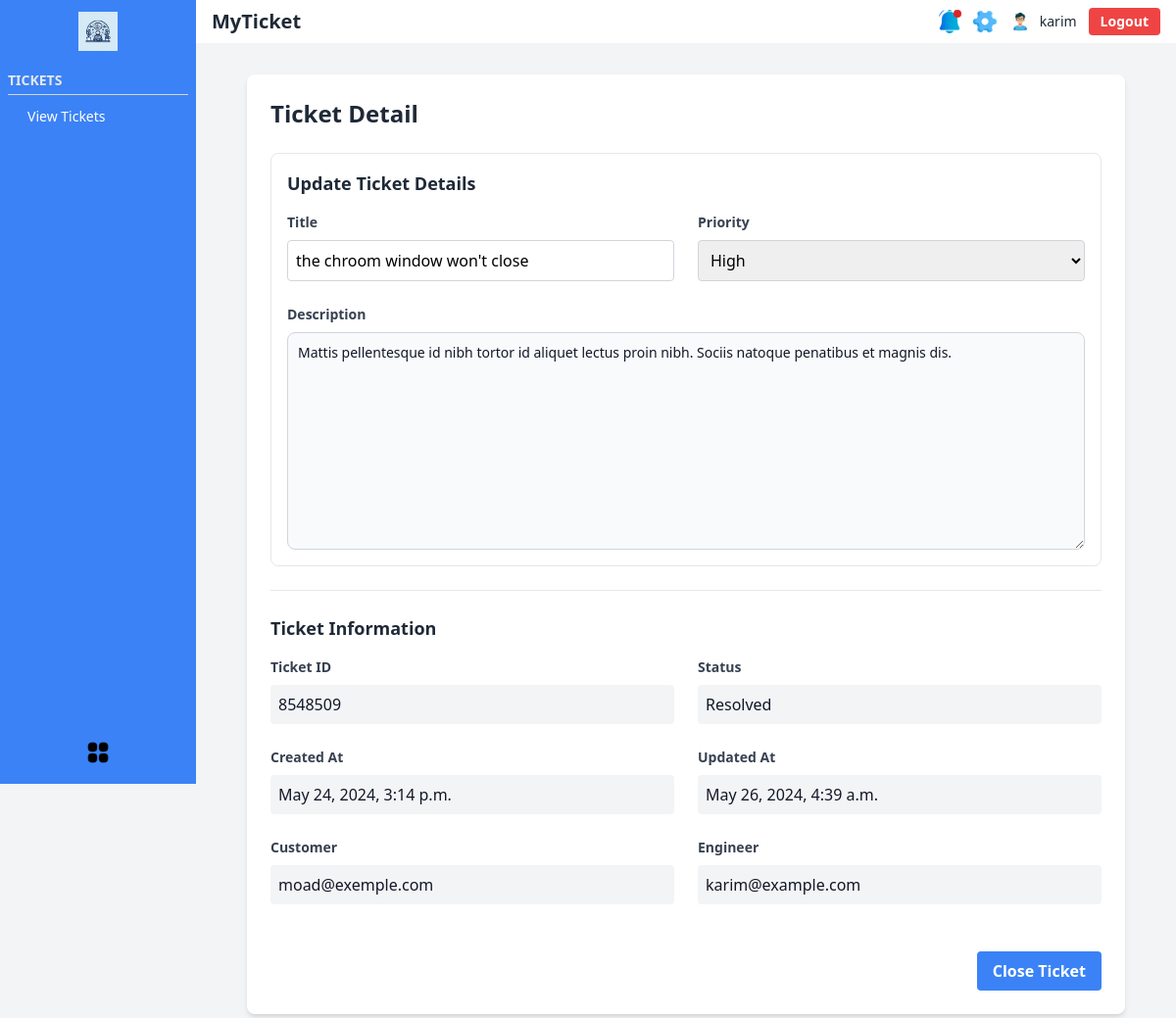
Page /detail-ticket/8548509 (signed in) on the committed database.
### users/models.py (models this page shows, shortened)
class CustomUser(AbstractUser):
    ROLE_CHOICES = [
        ('admin', 'Admin'),
        ('engineer', 'Engineer'),
        ('customer', 'Customer')
    ]
    role = models.CharField(max_length=10, choices=ROLE_CHOICES)
    email = models.EmailField(unique=True)
    def __str__(self):
        return self.email
    @property
    def is_engineer(self):
        return self.role == 'engineer'
    @property
    def is_customer(self):
        return self.role == 'customer'

### tickets/models.py (models this page shows, shortened)
class Ticket(models.Model):
    ticket_id = models.CharField(max_length=7, unique=True, null=True)
    title = models.CharField(max_length=255)
    description = models.TextField()
    status = models.IntegerField(choices=TICKET_STATUS_CHOICES, default=1)
    priority = models.IntegerField(choices=TICKET_PRIORITY_CHOICES, default=1)
    created_at = models.DateTimeField(auto_now_add=True)
    updated_at = models.DateTimeField(auto_now=True)
    customer = models.ForeignKey(User, on_delete=models.CASCADE, related_name='customer_tickets')
    engineer = models.ForeignKey(User, on_delete=models.DO_NOTHING, related_name='engineer_tickets', null=True)
    def get_status_display(self):
        return dict(TICKET_STATUS_CHOICES).get(self.status, 'Unknown')

### tickets/views.py (the view)
# urls.py: path('detail-ticket/<str:ticket_id>', views.detail_tickets, name='detail-ticket'),
def detail_tickets(request, ticket_id):
    ticket = get_object_or_404(Ticket, ticket_id=ticket_id)
    if request.user.is_customer and ticket.customer == request.user:
        form = TicketForm(instance=ticket)
    elif request.user.is_engineer and ticket.engineer == request.user:
        form = TicketForm(instance=ticket)
    else:
        return HttpResponse('Unauthorized', status=401)
    return render(request, 'ticket/detail_ticket.html', {'form': form, 'ticket': ticket})

### tickets/forms.py
class TicketForm(forms.ModelForm):
    class Meta:
        model = Ticket
        fields = ['title', 'description', 'priority']

### templates/ticket/detail_ticket.html (shortened to what this page needs)
{% extends 'base.html' %}
{% load widget_tweaks %}
{% block content %}
    <div class="max-w-4xl mx-auto mt-2 p-6 bg-white rounded-lg shadow-md">
        <h2 class="text-2xl font-bold text-gray-800 mb-6">Ticket Detail</h2>
        <form method="POST" action="{% url 'update-ticket' ticket.ticket_id %}" id="ticket-detail-form"
              class="space-y-6">
            <div class="border border-gray-200 rounded-lg p-4">
                <h3 class="text-lg font-semibold text-gray-800 mb-4">Update Ticket Details</h3>
                <div class="grid grid-cols-1 md:grid-cols-2 gap-6">
                    <div>
                        <label class="block text-gray-700 text-sm font-bold mb-2">Title</label>
                        {% render_field form.title class="form-input border border-gray-300 rounded p-2 w-full" %}
                    </div>
                    <div>
                        <label class="block text-gray-700 text-sm font-bold mb-2">Priority</label>
                        {% render_field form.priority class="form-select border border-gray-300 rounded p-2 w-full" %}
                    </div>
                    <div class="md:col-span-2">
                        <label class="block text-gray-700 text-sm font-bold mb-2">Description</label>
                        {% render_field form.description class="block p-2.5 w-full text-sm text-gray-900 bg-gray-50 rounded-lg border border-gray-300 focus:ring-blue-500 focus:border-blue-500 dark:bg-gray-700 dark:border-gray-600 dark:placeholder-gray-400 dark:text-white dark:focus:ring-blue-500 dark:focus:border-blue-500" %}
                    </div>
                </div>
            </div>
            <div class="border-t border-gray-200 pt-6">
                <h3 class="text-lg font-semibold text-gray-800 mb-4">Ticket Information</h3>
                <div class="grid grid-cols-1 md:grid-cols-2 gap-6">
                    <div>
                        <label class="block text-gray-700 text-sm font-bold mb-2">Ticket ID</label>
                        <p class="p-2 bg-gray-100 rounded text-gray-900">{{ ticket.ticket_id }}</p>
                    </div>
                    <div>
                        <label class="block text-gray-700 text-sm font-bold mb-2">Status</label>
                        <p class="p-2 bg-gray-100 rounded text-gray-900">{{ ticket.get_status_display }}</p>
                    </div>
                    <div>
                        <label class="block text-gray-700 text-sm font-bold mb-2">Created At</label>
                        <p class="p-2 bg-gray-100 rounded text-gray-900">{{ ticket.created_at }}</p>
                    </div>
                    <div>
                        <label class="block text-gray-700 text-sm font-bold mb-2">Updated At</label>
                        <p class="p-2 bg-gray-100 rounded text-gray-900">{{ ticket.updated_at }}</p>
                    </div>
                    <div>
                        <label class="block text-gray-700 text-sm font-bold mb-2">Customer</label>
                        <p class="p-2 bg-gray-100 rounded text-gray-900">{{ ticket.customer }}</p>
                    </div>
                    {% if ticket.engineer %}
                        <div>
                            <label class="block text-gray-700 text-sm font-bold mb-2">Engineer</label>
                            <p class="p-2 bg-gray-100 rounded text-gray-900">{{ ticket.engineer }}</p>
                        </div>
                    {% else %}
                        <div>
                            <label class="block text-gray-700 text-sm font-bold mb-2">Engineer</label>
                            <p class="p-2 bg-gray-100 rounded text-gray-900">Engineer not assigned yet</p>
                        </div>
                    {% endif %}
                </div>
            </div>
            <div class="flex justify-end space-x-4 pt-6">
                {% if request.user.is_customer %}
                    <button class="bg-red-500 hover:bg-red-700 text-white font-bold py-2 px-4 rounded focus:outline-none focus:shadow-outline"
                            type="button" id="delete-button">
                        Delete
                    </button>
                    <button type="submit"
                            class="bg-blue-500 hover:bg-blue-700 text-white font-bold py-2 px-4 rounded focus:outline-none focus:shadow-outline">
                        Update
                    </button>
                {% elif request.user.is_engineer %}
                    <button type="submit"
                            class="bg-blue-500 hover:bg-red-700 text-white font-bold py-2 px-4 rounded focus:outline-none focus:shadow-outline">
                        Close Ticket
                    </button>
                {% endif %}
            </div>
        </form>
    </div>
{% endblock %}

### templates/base.html (shortened to what this page needs)
<!DOCTYPE html>
<html lang="en">
{% load static %}
<head>
    <link href="https://cdn.jsdelivr.net/npm/tailwindcss@2.2.19/dist/tailwind.min.css" rel="stylesheet">
</head>
<body class="bg-gray-100 flex h-screen">
<div id="sidebar"
     class="sidebar-expanded bg-blue-500 text-white flex flex-col transition-width duration-300 relative h-screen">
    <div class="flex items-center justify-center h-16">
        <img src="{% static 'images/myticket.jpg' %}" alt="MyTicket Logo" class="w-10 h-10">
    </div>
    <nav class="flex-1 px-2">
        <div class="mt-2">
            <h2 class="text-sm font-semibold uppercase text-gray-200 border-b border-gray-300 pb-1">Tickets</h2>
            <ul>
                <li class="hover:bg-blue-600">
                    <a href="{% url 'view-ticket' %}" class="flex items-center p-3">
                        <span class="ml-2 text-sm">View Tickets</span>
                    </a>
                </li>
            </ul>
        </div>
    </nav>
    <div class="flex items-center justify-center h-16 cursor-pointer absolute bottom-0 w-full"
         onclick="toggleSidebar()">
        <img src="{% static 'images/menu.png' %}" alt="Menu" class="w-6 h-6">
    </div>
</div>
<div class="flex-1 flex flex-col">
    <header class="bg-white shadow-md flex items-center justify-between px-4 py-2">
        <div class="flex items-center">
            <h1 class="text-xl font-bold text-gray-800"><a href="{% url 'dashboard' %}">MyTicket</a></h1>
        </div>
        <div class="flex items-center space-x-3">
            <div class="relative">
                <img src="{% static 'images/notification.png' %}" alt="Notifications" class="w-6 h-6 cursor-pointer">
                <span class="absolute top-0 right-0 block h-2 w-2 rounded-full bg-red-600"></span>
            </div>
            <img src="{% static 'images/settings.png' %}" alt="Settings" class="w-6 h-6 cursor-pointer">
            <div class="flex items-center">
                <img src="{% static 'images/avatar.jpg' %}" alt="User Avatar" class="w-6 h-6 rounded-full">
                <span class="ml-2 text-sm text-gray-800">{{ request.user.username }}</span>
            </div>
            <button class="ml-3 bg-red-500 hover:bg-red-700 text-white font-bold py-1 px-3 rounded text-sm focus:outline-none">
                <a href="{% url 'logout' %}">Logout</a>
            </button>
        </div>
    </header>
    <main class="flex-1 p-6 bg-gray-100">
        {% block content %}{% endblock %}
    </main>
</div>
</body>
</html>

### templates/base.html (style rules this page uses)
.sidebar-expanded { width: 200px; }

### rows in the picture
CustomUser: user.username "karim"
Ticket: title "the chroom window won't close", priority "High", description "Mattis pellentesque id nibh tortor id aliquet lectus proin nibh. Sociis natoque penatibus et magnis dis.", ticket_id "8548509", status "Resolved", created_at "May 24, 2024, 3:14 p.m.", updated_at "May 26, 2024, 4:39 a.m.", customer "moad@exemple.com", engineer "karim@example.com"
